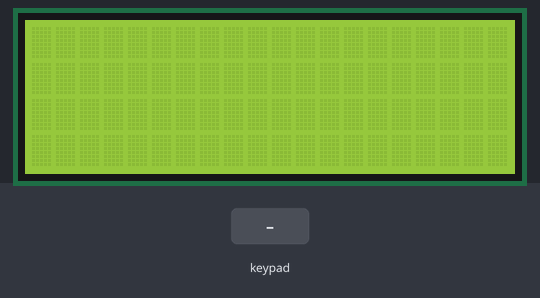
A sketch run on a simulated Arduino Uno, built with avr-gcc and run on an emulated ATmega328P. On the bench: 20×4 character LCD. The inputs (shaded band) are chosen by the test bench.

Above: at 1.2 s.
1.3 s: keypad keys 7 + 5 = pressed 0.4 s apart
At 1.9 s:
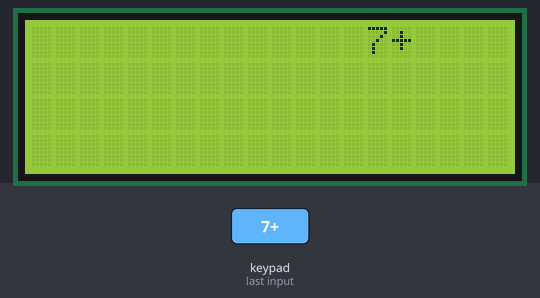
4.4 s: key '1' pressed
At 5.4 s:
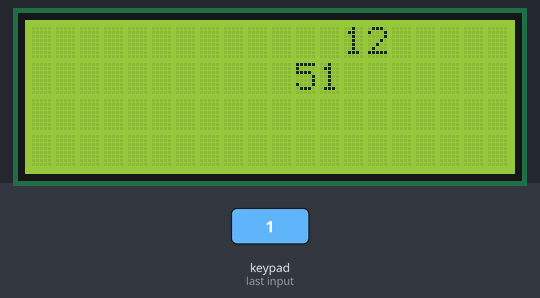
5.9 s: key '2' pressed
At 6.5 s:
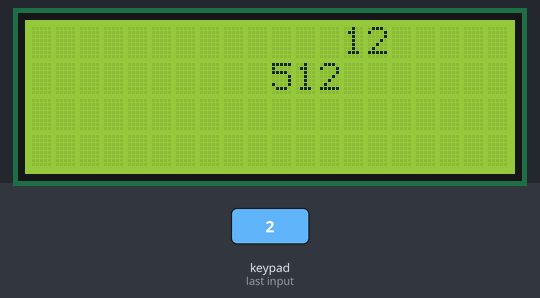
7.4 s: keypad keys 0 1 2 3 pressed 0.4 s apart
At 9.7 s:
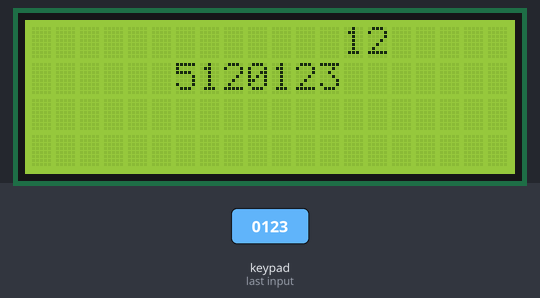
Timing chart, 0 to 11.2 s (numbered marks = the images above; inputs shaded):
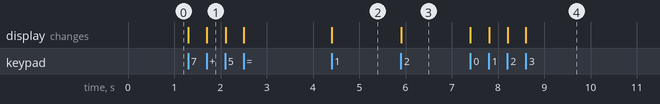

The sketch:

Calculadora_LCD.ino
```cpp
//Librerias
#include <LiquidCrystal.h> // Librería para el control del LCD
#include <Keypad.h> // Librería para el control del keypad

//Variables

boolean inicio = false;
boolean final = false; // variables de control

String num1, num2;
int ans;               //variables de operación
char op;

//Variables definiciones LCD
LiquidCrystal lcd(13, 12, 11, 10, 9, 8); // varible LCD y pines
//COnf Teclado
const byte filas = 4;
const byte columnas = 4;

//Configuracion de Pines teclado
byte filaPines[filas]={0,1,2,3}; //configuración de filas
byte columnaPines[columnas]={4,5,6,7}; // configuración de columnas

// Disposicion de teclado

char teclado [filas][columnas]={
                      {'1','2','3','-'},
                      {'4','5','6','x'},
                      {'7','8','9','/'},
                      {'*','0','=','+'}};


// Creacion Objeto Teclado
Keypad calcu = Keypad (makeKeymap(teclado),filaPines, columnaPines, filas, columnas);


void setup()
{
  lcd.begin(20,4);
  lcd.setCursor(0,0);
  lcd.clear();
}

void loop()
{
  char key = calcu.getKey();// Obtiene dato de teclado
  // Verifica el tipo de dato
  if (key != NO_KEY && (key=='1' || key=='2' || key=='3' || key=='4' || key=='5' || key=='6' || key=='7' || key=='8' || key=='9' || key=='0'))
  {
    if(inicio == false)
      {num1 = num1 + key;
      int numLength = num1.length();
      lcd.setCursor(15-numLength,0);
      lcd.print(num1);
  }
     else                                         // Verifica teclas seleccionasdas
     {num2 = num2 + key;
      int numLength = num2.length();
      lcd.setCursor(15-numLength,1);
      lcd.print(num2);
      final = true;
  }
}
if (inicio == false && key != NO_KEY && (key == '+' || key == '-' || key == 'x' || key == '/'))
{inicio = true;
 op = key;
 lcd.setCursor(15,0);
 lcd.print (op);

}
if (final == true && key !=NO_KEY && key == '=')
{
    if (op == '+')
    {ans= num1.toInt() + num2.toInt();}
    if (op == '-')
    {ans= num1.toInt() - num2.toInt();}
    if (op == 'x')
    {ans= num1.toInt() * num2.toInt();}                     // Verifica operacion a realizar
    if (op == '/')
    {ans= num1.toInt() / num2.toInt();}

    lcd.clear();
    lcd.setCursor(15,0);
    lcd.autoscroll();
    lcd.print(ans);
    lcd.noAutoscroll();
}
if(key !=NO_KEY && key == '*')
{
  lcd.clear();
  inicio = false;                           //Reinicio De Sistema
  final = false;
  num1 = "";
  num2 = "";
  ans = 0;
  op = ' ';
}
}
```

Measured:
- after the input at 1.3 s, the display: first changes at once (image 1 shows a later state)
- after the input at 4.4 s, the display: changes at once (image 2)
- after the input at 5.9 s, the display: changes at once (image 3)
- after the input at 7.4 s, the display: first changes at once (image 4 shows a later state)
